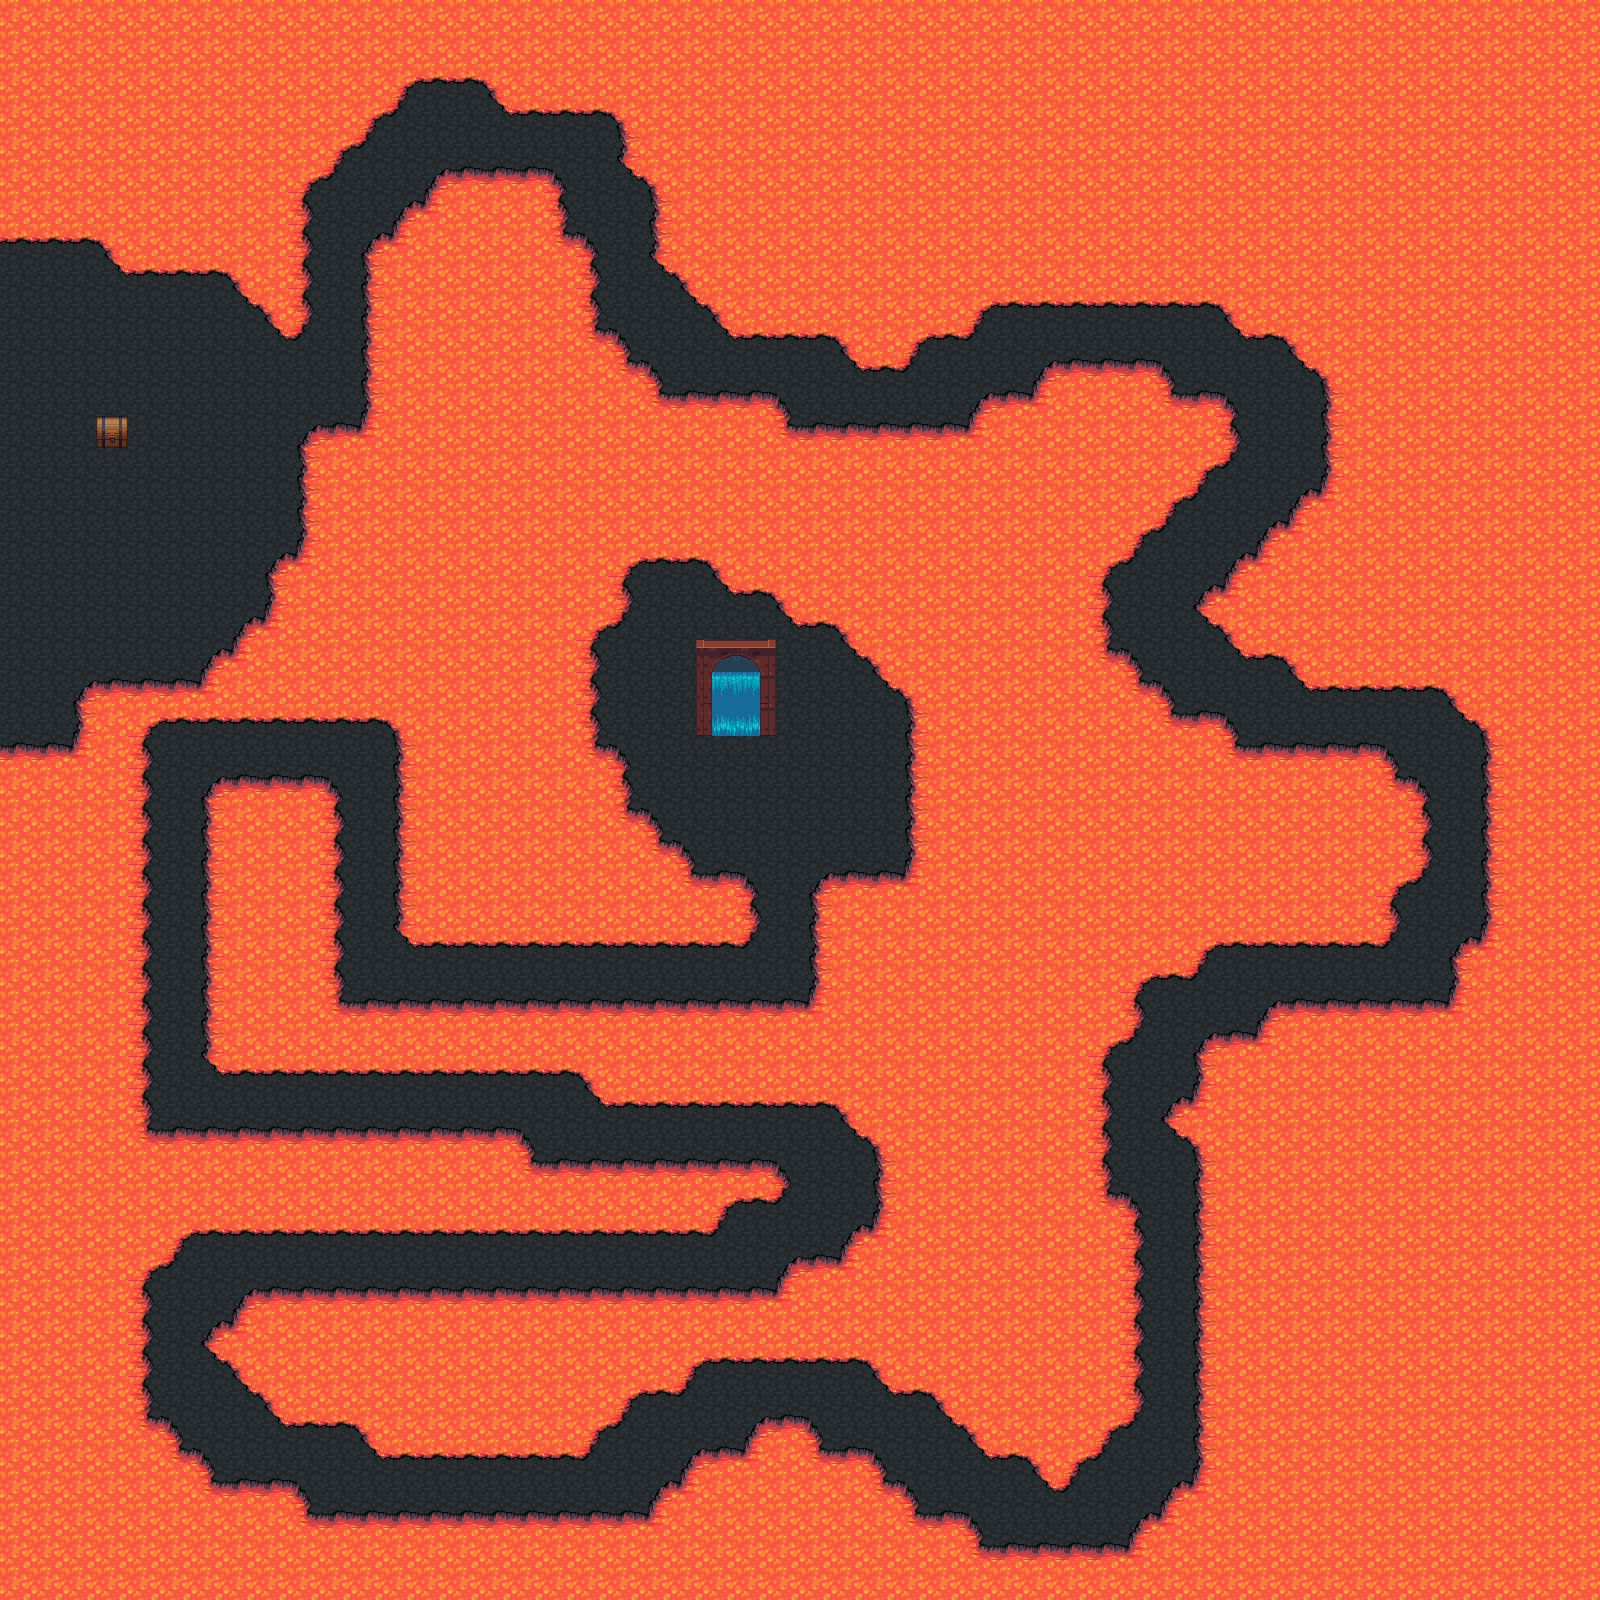

A level layout from a 2D game, rendered from its tile map. Below: a short description, then the map file with tile-grid data replaced by summaries:
An orthogonal 50x50 tile map with 32x32 px tiles, 13 tile layers (exit-zone, jitsi-guide, item-pickup-zone, startlayer, ...), 2 tilesets and 2 objects (no-player, jitsi-guide).

<map version="1.5" tiledversion="1.6.0" orientation="orthogonal" renderorder="right-down" width="50" height="50" tilewidth="32" tileheight="32" infinite="0" nextlayerid="15" nextobjectid="3">
 <editorsettings>
  <export target="fire.json" format="json" />
 </editorsettings>
 <properties>
  <property name="script" value="../scripts/index.js?url=./user-update.js,./game-mode.js,./fire.js" />
 </properties>
 <tileset firstgid="1" source="../base_out_atlas.tsx" />
 <tileset firstgid="1025" source="../32x32_map_tile v3.1.tsx" />
 <layer id="14" name="exit-zone" width="50" height="50">
  <properties>
   <property name="exitSceneUrl" value="../map.json" />
  </properties>
  <data>[2500 cells, 15 non-empty, 1 distinct tile ids]</data>
 </layer>
 <layer id="13" name="jitsi-guide" width="50" height="50">
  <properties>
   <property name="zone" value="jitsi-guide" />
  </properties>
  <data>[2500 cells, 9 non-empty, 1 distinct tile ids]</data>
 </layer>
 <layer id="10" name="item-pickup-zone" width="50" height="50">
  <properties>
   <property name="zone" value="item-pickup" />
  </properties>
  <data>[2500 cells, 12 non-empty, 1 distinct tile ids]</data>
 </layer>
 <layer id="9" name="startlayer" width="50" height="50">
  <data>[2500 cells, 2 non-empty, 1 distinct tile ids]</data>
 </layer>
 <layer id="8" name="teleporter-zone" width="50" height="50">
  <properties>
   <property name="openWebsite" value="../scripts/pages/page-picker/page-picker.html" />
   <property name="openWebsiteAllowApi" type="bool" value="true" />
  </properties>
  <data>[2500 cells, 8 non-empty, 1 distinct tile ids]</data>
 </layer>
 <layer id="11" name="ground-teleporter" width="50" height="50">
  <data>[2500 cells, 24 non-empty, 1 distinct tile ids]</data>
 </layer>
 <layer id="1" name="ground" width="50" height="50">
  <properties>
   <property name="jitsiRoom" value="pairing" />
  </properties>
  <data>[2500 cells, 2476 non-empty, 1 distinct tile ids]</data>
 </layer>
 <layer id="12" name="item-pickup" width="50" height="50">
  <data>[2500 cells, 1 non-empty, 1 distinct tile ids]</data>
 </layer>
 <layer id="2" name="lava" width="50" height="50">
  <properties>
   <property name="zone" value="death" />
  </properties>
  <data>[2500 cells, 2087 non-empty, 13 distinct tile ids]</data>
 </layer>
 <layer id="3" name="teleporter" width="50" height="50">
  <data>[2500 cells, 2 non-empty, 1 distinct tile ids]</data>
 </layer>
 <layer id="6" name="teleporter+1" width="50" height="50">
  <data>[2500 cells, 4 non-empty, 4 distinct tile ids]</data>
 </layer>
 <layer id="5" name="teleporter-above-player-1" width="50" height="50">
  <data>[2500 cells, 4 non-empty, 1 distinct tile ids]</data>
 </layer>
 <objectgroup id="7" name="floorLayer">
  <object id="1" name="no-player" x="128" y="320" width="160" height="128" />
  <object id="2" name="jitsi-guide" x="768" y="608" width="192" height="160" />
 </objectgroup>
 <layer id="4" name="teleporter-above-player" width="50" height="50">
  <data>[2500 cells, 8 non-empty, 8 distinct tile ids]</data>
 </layer>
</map>
